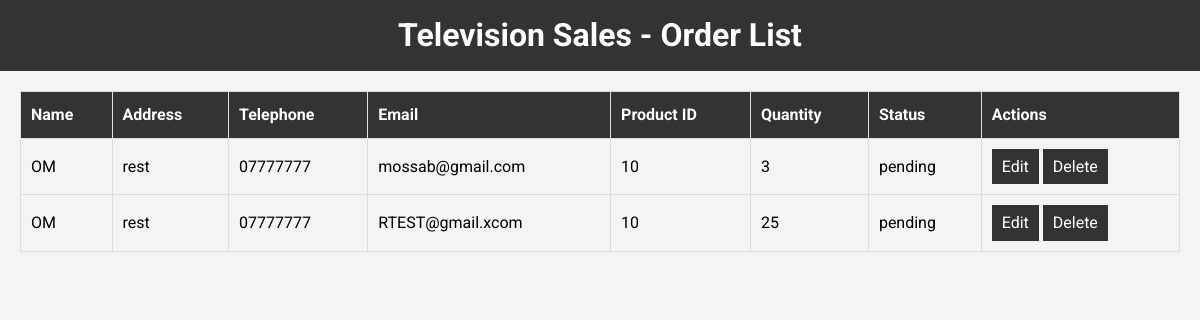
Page /order_list/ (signed in) on the committed database.
### base/models.py (models this page shows, shortened)
class Order(models.Model):
    STATUS_CHOICES = [
        ('pending', 'Pending'),
        ('rejected', 'Rejected'),
        ('confirmed', 'Confirmed'),
    ]
    client_name = models.CharField(max_length=200)
    address = models.CharField(max_length=300)
    telephone = models.CharField(max_length=15)
    email = models.EmailField()
    product = models.ForeignKey(Product, on_delete=models.CASCADE)
    qte = models.PositiveIntegerField()
    status = models.CharField(max_length=10, choices=STATUS_CHOICES, default='pending')

### base/views.py (the view)
# urls.py: path('order_list/', views.order_list_view, name='order_list'),
@login_required
def order_list_view(request):
    orders = Order.objects.all()
    return render(request, 'listecommandes.html', {'orders': orders})

### base/templates/listecommandes.html (shortened to what this page needs)
{% load static %}
<!DOCTYPE html>
<html lang="en">
<head>
    <link rel="stylesheet" href={% static 'style.css'%}>
</head>
<body>
    <header>
        <div class="container">
            <h1>Television Sales - Order List</h1>
        </div>
    </header>
    <div class="container">
        <table class="table">
            <thead>
                <tr>
                    <th>Name</th>
                    <th>Address</th>
                    <th>Telephone</th>
                    <th>Email</th>
                    <th>Product ID</th>
                    <th>Quantity</th>
                    <th>Status</th>
                    <th>Actions</th>
                </tr>
            </thead>
            <tbody>
                {% for order in orders %}
                <tr>
                    <td>{{ order.client_name }}</td>
                    <td>{{ order.address }}</td>
                    <td>{{ order.telephone }}</td>
                    <td>{{ order.email }}</td>
                    <td>{{ order.product_id }}</td>
                    <td>{{ order.qte }}</td>
                    <td>{{ order.status }}</td>
                    <td>
                        <a href="{% url 'edit_order' order.id %}" class="btn">Edit</a>
                        <a href="{% url 'delete_order' order.id %}" class="btn">Delete</a>
                    </td>
                </tr>
                {% endfor %}
            </tbody>
        </table>
    </div>
</body>
</html>

### base/static/style.css (style rules this page uses)
* { margin: 0; padding: 0; box-sizing: border-box; }
body { font-family: 'Roboto', sans-serif; line-height: 1.6; margin: 0; padding: 0; background-color: #f4f4f4; }
header { background: #333; color: #fff; padding: 10px 0; }
header h1 { text-align: center; margin: 0; }
.container { max-width: 1200px; margin: auto; overflow: hidden; padding: 0 20px; }
.table { width: 100%; border-collapse: collapse; margin: 20px 0; }
.table th, .table td { border: 1px solid #ddd; padding: 10px; text-align: left; }
.table th { background: #333; color: #fff; }
.table .btn { padding: 5px 10px; background: #333; color: #fff; text-decoration: none; display: inline-block; border: none; cursor: pointer; text-align: center; }

### rows in the picture
Order: client_name "OM", address "rest", telephone "07777777", email "mossab@gmail.com", product_id "10", qte "3", status "pending"
Order: client_name "OM", address "rest", telephone "07777777", email "RTEST@gmail.xcom", product_id "10", qte "25", status "pending"
